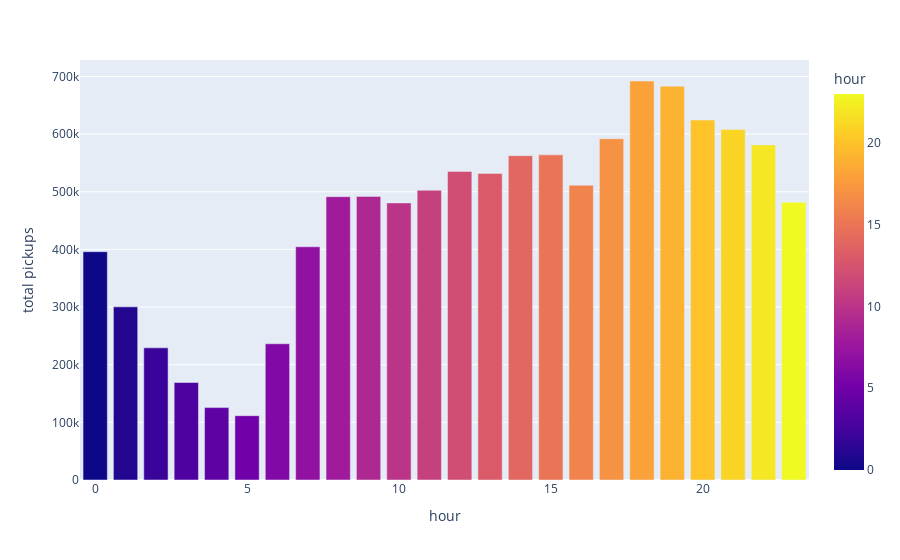

This figure's notebook cell:
### Code cell
import plotly.express as px

px.bar(df, x='hour', y='total pickups', color='hour')

### Figure 1 — Plotly figure (JSON) as saved in the notebook; plotly's stock layout.template omitted (floating-point values rounded to 4 significant figures)
{"data": [{"hovertemplate": "hour=%{marker.color}<br>total pickups=%{y}<extra></extra>", "legendgroup": "", "marker": {"color": [0, 1, 2, 3, 4, 5, 6, 7, 8, 9, 10, 11, 12, 13, 14, 15, 16, 17, 18, 19, 20, 21, 22, 23], "coloraxis": "coloraxis", "pattern": {"shape": ""}}, "name": "", "orientation": "v", "showlegend": false, "textposition": "auto", "type": "bar", "x": [0, 1, 2, 3, 4, 5, 6, 7, 8, 9, 10, 11, 12, 13, 14, 15, 16, 17, 18, 19, 20, 21, 22, 23], "xaxis": "x", "y": [396034, 300325, 229220, 169130, 125601, 111548, 236287, 404567, 491429, 491927, 480614, 502554, 535279, 531803, 562636, 564002, 511344, 591940, 692093, 682974, 624418, 608035, 581287, 481811], "yaxis": "y"}], "layout": {"barmode": "relative", "coloraxis": {"colorbar": {"title": {"text": "hour"}}, "colorscale": [[0, "#0d0887"], [0.1111, "#46039f"], [0.2222, "#7201a8"], [0.3333, "#9c179e"], [0.4444, "#bd3786"], [0.5556, "#d8576b"], [0.6667, "#ed7953"], [0.7778, "#fb9f3a"], [0.8889, "#fdca26"], [1, "#f0f921"]]}, "legend": {"tracegroupgap": 0}, "margin": {"t": 60}, "xaxis": {"anchor": "y", "domain": [0, 1], "title": {"text": "hour"}}, "yaxis": {"anchor": "x", "domain": [0, 1], "title": {"text": "total pickups"}}}}
